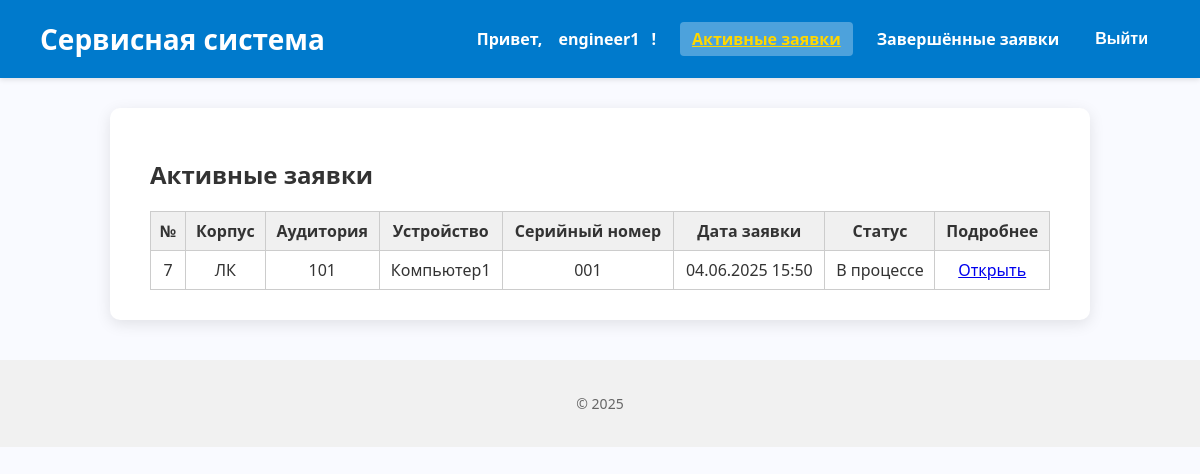
The page /active-requests/ (signed in) on the database its author committed.
### core/models.py (models this page shows, shortened)
class User(AbstractUser):
    ROLE_CHOICES = [
        ('admin', 'Администратор'),
        ('engineer', 'Инженер'),
        ('teacher', 'Преподаватель'),
    ]
    role = models.CharField(max_length=20, choices=ROLE_CHOICES, blank=True, null=True)

class ServiceRequest(models.Model):
    device = models.ForeignKey(Device, on_delete=models.CASCADE, related_name='service_requests', verbose_name="Устройство")
    created_by = models.ForeignKey(
        settings.AUTH_USER_MODEL, on_delete=models.SET_NULL,
        null=True, related_name='requests_created', verbose_name="Создал"
    )
    assigned_engineer = models.ForeignKey(
        settings.AUTH_USER_MODEL, on_delete=models.SET_NULL,
        null=True, blank=True, related_name='assigned_requests', verbose_name="Инженер"
    )
    created_at = models.DateTimeField("Дата создания", auto_now_add=True)
    description = models.TextField("Описание проблемы")
    is_completed = models.BooleanField("Завершено", default=False)
    requires_replacement = models.BooleanField("Требуется замена", default=False)
    is_paused = models.BooleanField("Приостановлена (ожидание замены)", default=False)
    replacement_requested = models.BooleanField("Запрос на замену оборудования", default=False)
    class Meta:
        verbose_name = "Заявка на обслуживание"
        verbose_name_plural = "Заявки на обслуживание"
    @property
    def status(self):
        if self.is_completed:
            return "Завершена"
        if self.is_paused:
            return "Приостановлена (ожидание замены)"
        return "В процессе"

class Device(models.Model):
    cabinet = models.ForeignKey(Cabinet, on_delete=models.CASCADE, related_name='devices', verbose_name="Кабинет")
    name = models.CharField("Название устройства", max_length=100)
    serial_number = models.CharField("Серийный номер", max_length=100, unique=True)
    purchase_date = models.DateField("Дата покупки")
    cost = models.DecimalField("Стоимость", max_digits=10, decimal_places=2)
    class Meta:
        verbose_name = "Устройство"
        verbose_name_plural = "Устройства"

class Cabinet(models.Model):
    number = models.CharField("Номер кабинета", max_length=10)
    building = models.CharField("Корпус", max_length=50)
    class Meta:
        verbose_name = "Кабинет"
        verbose_name_plural = "Кабинеты"

### core/views.py (the view)
# urls.py: path('active-requests/', views.active_requests, name='active_requests'),
@login_required
def active_requests(request):
    if request.user.role != 'engineer':
        return redirect('login')
    requests = ServiceRequest.objects.filter(assigned_engineer=request.user, is_completed=False)
    return render(request, 'engineer/active_requests.html', {'requests': requests})

### core/templates/engineer/active_requests.html (shortened to what this page needs)
{% extends 'base.html' %}
{% block content %}
<h2>Активные заявки</h2>
{% if requests %}
<table style="width: 100%; border-collapse: collapse;">
  <thead style="background-color: #f0f0f0;">
    <tr>
      <th style="border: 1px solid #ccc; padding: 8px; text-align: center;">№</th>
      <th style="border: 1px solid #ccc; padding: 8px; text-align: center;">Корпус</th>
      <th style="border: 1px solid #ccc; padding: 8px; text-align: center;">Аудитория</th>
      <th style="border: 1px solid #ccc; padding: 8px; text-align: center;">Устройство</th>
      <th style="border: 1px solid #ccc; padding: 8px; text-align: center;">Серийный номер</th>
      <th style="border: 1px solid #ccc; padding: 8px; text-align: center;">Дата заявки</th>
      <th style="border: 1px solid #ccc; padding: 8px; text-align: center;">Статус</th>
      <th style="border: 1px solid #ccc; padding: 8px; text-align: center;">Подробнее</th>
    </tr>
  </thead>
  <tbody>
    {% for req in requests %}
    <tr>
      <td style="border: 1px solid #ccc; padding: 8px; text-align: center;">{{ req.id }}</td>
      <td style="border: 1px solid #ccc; padding: 8px; text-align: center;">{{ req.device.cabinet.building }}</td>
      <td style="border: 1px solid #ccc; padding: 8px; text-align: center;">{{ req.device.cabinet.number }}</td>
      <td style="border: 1px solid #ccc; padding: 8px; text-align: center;">{{ req.device.name }}</td>
      <td style="border: 1px solid #ccc; padding: 8px; text-align: center;">{{ req.device.serial_number }}</td>
      <td style="border: 1px solid #ccc; padding: 8px; text-align: center;">{{ req.created_at|date:"d.m.Y H:i" }}</td>
      <td style="border: 1px solid #ccc; padding: 8px; text-align: center;">{{ req.status }}</td>
      <td style="border: 1px solid #ccc; padding: 8px; text-align: center;">
        <a href="{% url 'engineer_request_detail' req.id %}">Открыть</a>
      </td>
    </tr>
    {% endfor %}
  </tbody>
</table>
{% else %}
  <p>Нет активных заявок.</p>
{% endif %}
{% endblock %}

### core/templates/base.html (shortened to what this page needs)
<!DOCTYPE html>
<html lang="ru">
<head>
</head>
<body>
    <header>
        <h1>Сервисная система</h1>
        <nav>
          {% if user.is_authenticated %}
            <span>Привет, <a href="{% url 'profile' %}">{{ user.username }}</a>!</span>
            {% if user.role == 'teacher' %}
              <a href="{% url 'create_request' %}" class="{% if request.path == '/create-request/' %}active{% endif %}">Создать заявку</a>
              <a href="{% url 'my_requests' %}" class="{% if request.path == '/my-requests/' %}active{% endif %}">Мои заявки</a>
            {% elif user.role == 'engineer' %}
              <a href="{% url 'active_requests' %}" class="{% if request.path == '/active-requests/' %}active{% endif %}">Активные заявки</a>
              <a href="{% url 'completed_requests' %}" class="{% if request.path == '/completed-requests/' %}active{% endif %}">Завершённые заявки</a>
            {% elif user.role == 'admin' %}
              <a href="{% url 'admin_active_requests' %}" class="{% if request.path == '/dashboard/admin/active/' %}active{% endif %}">Активные заявки</a>
              <a href="{% url 'admin_completed_requests' %}" class="{% if request.path == '/dashboard/admin/completed/' %}active{% endif %}">Завершённые заявки</a>
            {% endif %}
            <form method="post" action="{% url 'logout' %}" class="logout-form">
              <button type="submit">Выйти</button>
            </form>
          {% else %}
            {% if request.path != '/login/' %}
              <a href="{% url 'login' %}">Войти</a>
            {% endif %}
          {% endif %}
        </nav>
    </header>
    <main>
        {% block content %}{% endblock %}
    </main>
    <footer>
        <p>© 2025</p>
    </footer>
</body>
</html>

### core/templates/base.html (style rules this page uses)
body { font-family: 'Segoe UI', Tahoma, Geneva, Verdana, sans-serif; background-color: #f9faff; margin: 0; padding: 0; color: #333; }
header { background-color: #007acc; color: white; padding: 20px 40px; box-shadow: 0 2px 5px rgba(0,0,0,0.1); display: flex; align-items: center; justify-content: space-between; }
header h1 { margin: 0; font-weight: 700; font-size: 28px; }
nav { display: flex; align-items: center; gap: 12px; }
nav a, nav span { color: white; font-weight: 600; text-decoration: none; padding: 6px 12px; border-radius: 4px; transition: background-color 0.3s ease; }
nav a.active { font-weight: 700; color: #ffd700; text-decoration: underline; background-color: rgba(255, 255, 255, 0.3); }
main { max-width: 900px; margin: 30px auto; background-color: white; padding: 30px 40px; border-radius: 10px; box-shadow: 0 4px 15px rgba(0,0,0,0.1); }
footer { text-align: center; color: #666; padding: 20px 0; font-size: 14px; background-color: #f1f1f1; margin-top: 40px; }
form.logout-form { display: inline; }
form.logout-form button { background: none; border: none; color: white; cursor: pointer; padding: 6px 12px; font-weight: 600; font-size: 1em; border-radius: 4px; transition: background-color 0.3s ease; }

### rows shown on the page
User: username "engineer1"
ServiceRequest: id "7", device.cabinet.building "ЛК", device.cabinet.number "101", device.name "Компьютер1", device.serial_number "001", created_at "04.06.2025 15:50", status "В процессе"
